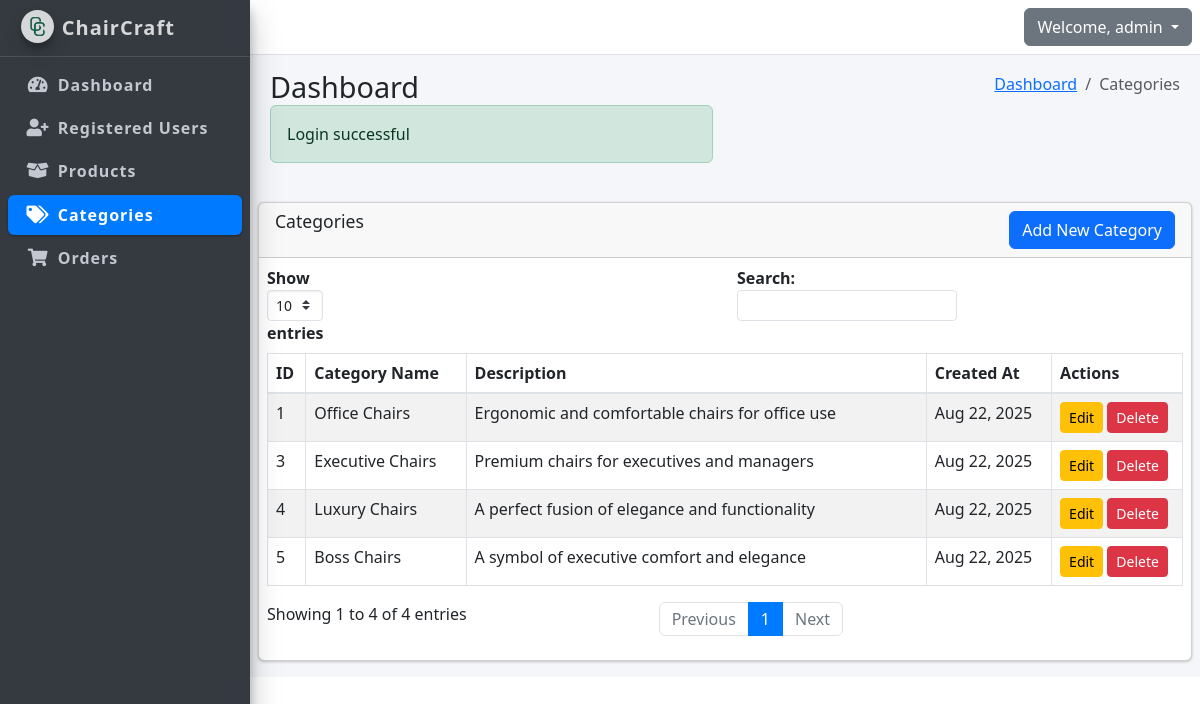
The page /admin/categories.php (signed in) on the database its author committed.
### tables this page shows
CREATE TABLE `categories` (
  `id` int(11) NOT NULL,
  `name` varchar(100) NOT NULL,
  `description` text DEFAULT NULL,
  `created_at` timestamp NOT NULL DEFAULT current_timestamp(),
  `updated_at` timestamp NOT NULL DEFAULT current_timestamp() ON UPDATE current_timestamp()
);

### admin/categories.php (the view, shortened to what this page needs)
<?php
include 'includes/header.php';
include 'includes/navbar.php';
include 'includes/sidebar.php';
include 'config/db_con.php';
$categories = [];
$result = $con->query("SELECT * FROM categories ORDER BY name");
while ($row = $result->fetch_assoc()) {
    $categories[] = $row;
}
?>
<div class="content-wrapper">
   <div class="content-header">
      <div class="container-fluid">
        <div class="row mb-2">
          <div class="col-sm-6">
            <h1 class="m-0 text-dark">Dashboard</h1>
            <?php if (isset($_SESSION['message'])) : ?>
                <div class="alert alert-success">
                    <?php
                    echo $_SESSION['message'];
                    ?>
                </div>
            <?php endif; ?>
          </div>
          <div class="col-sm-6">
            <ol class="breadcrumb float-sm-right">
              <li class="breadcrumb-item"><a href="dashboard.php">Dashboard</a></li>
              <li class="breadcrumb-item active">Categories</li>
            </ol>
          </div>
        </div>
      </div>
    </div>
    <div class="container-fluid px-2">
        <div class="row">
            <div class="col-12">
                <div class="card">
                    <div class="card-header">
                        <h3 class="card-title">Categories</h3>
                        <button type="button" class="btn btn-primary float-right" data-bs-toggle="modal" data-bs-target="#addCategoryModal">
                            Add New Category
                        </button>
                    </div>
                    <div class="card-body p-2">
                        <table id="example1" class="table table-bordered table-striped w-100" style="max-width:100%; padding:8px;">
                           <thead>
                                <tr>
                                    <th>ID</th>
                                    <th>Category Name</th>
                                    <th>Description</th>
                                    <th>Created At</th>
                                    <th width="15%" align="center">Actions</th>
                                </tr>
                           </thead>
                            <tbody>
                                <?php if (count($categories) > 0): ?>
                                    <?php foreach ($categories as $category): ?>
                                        <tr>
                                            <td><?php echo $category['id']; ?></td>
                                            <td><?php echo htmlspecialchars($category['name']); ?></td>
                                            <td><?php echo htmlspecialchars($category['description']); ?></td>
                                            <td><?php echo date('M j, Y', strtotime($category['created_at'])); ?></td>
                                            <td>
                                                <button class="btn btn-warning btn-sm"
                                                        onclick="editCategory(<?php echo $category['id']; ?>, '<?php echo addslashes($category['name']); ?>', '<?php echo addslashes($category['description']); ?>')">
                                                    Edit
                                                </button>
                                                <a href="categories.php?delete=<?php echo $category['id']; ?>"
                                                   class="btn btn-danger btn-sm"
                                                   onclick="return confirm('Are you sure you want to delete this category?')">
                                                    Delete
                                                </a>
                                            </td>
                                        </tr>
                                    <?php endforeach; ?>
                                <?php else: ?>
                                    <tr>
                                        <td colspan="5" class="text-center">No categories found. Add your first category!</td>
                                    </tr>
                                <?php endif; ?>
                            </tbody>
                        </table>
                    </div>
                </div>
            </div>
        </div>
    </div>

### rows shown on the page
categories: id "5", name "Boss Chairs", description "A symbol of executive comfort and elegance", created_at "Aug 22, 2025"
categories: id "3", name "Executive Chairs", description "Premium chairs for executives and managers", created_at "Aug 22, 2025"
categories: id "4", name "Luxury Chairs", description "A perfect fusion of elegance and functionality", created_at "Aug 22, 2025"
categories: id "1", name "Office Chairs", description "Ergonomic and comfortable chairs for office use", created_at "Aug 22, 2025"

### other values the page prints
$_SESSION['auth_user']['name'] "admin"
$_SESSION['message'] "Login successful"
